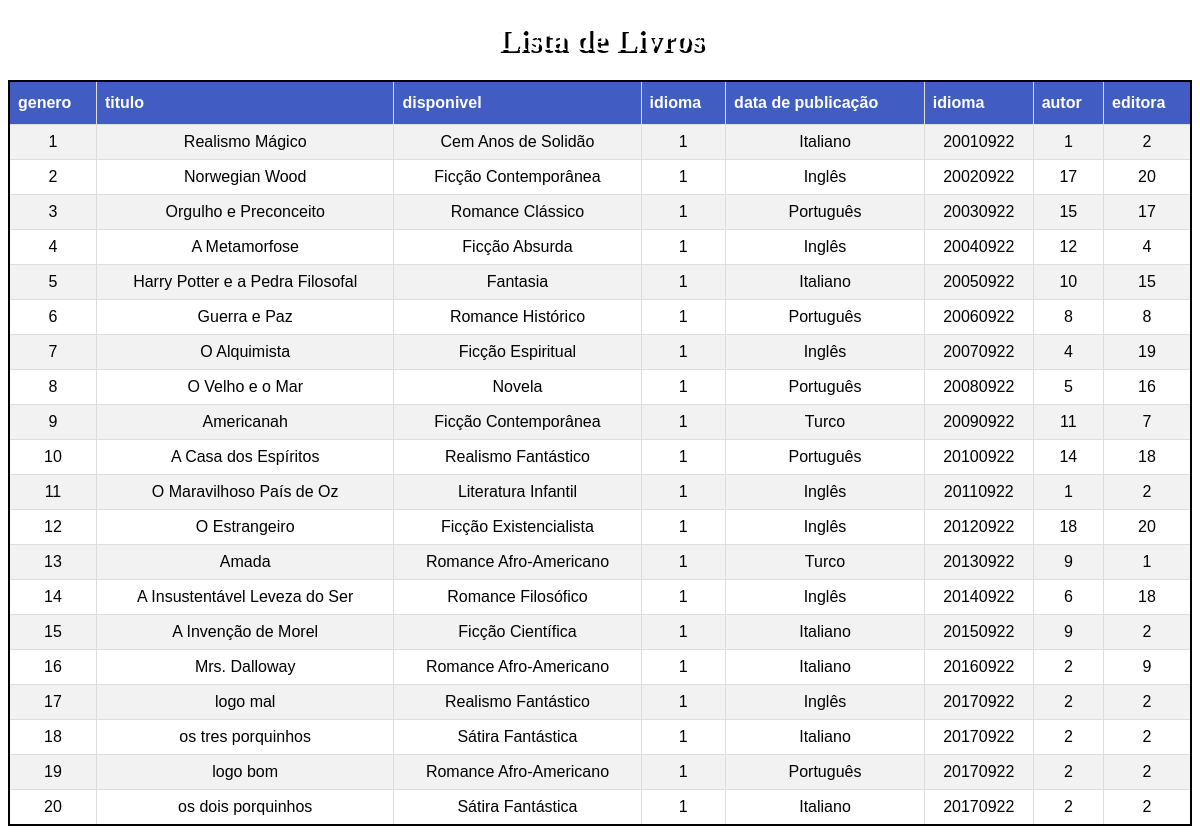
Screenshot of /livrosql.php with the database file from the repository.
### tables this page shows
CREATE TABLE IF NOT EXISTS `livro` (
  `idlivro` INT NOT NULL AUTO_INCREMENT,
  `genero` VARCHAR(100) NOT NULL,
  `titulo` VARCHAR(100) NOT NULL,
  `disponivel` TINYINT NOT NULL,
  `idioma` VARCHAR(30) NOT NULL,
  `data_de_publicacao` VARCHAR(45) NOT NULL,
  `autor_idautor` INT NOT NULL,
  `editora_ideditora` INT NOT NULL,
  PRIMARY KEY (`idlivro`),
  INDEX `fk_livro_autor1_idx` (`autor_idautor` ASC) VISIBLE,
  INDEX `fk_livro_editora1_idx` (`editora_ideditora` ASC) VISIBLE,
  CONSTRAINT `fk_livro_autor1`
    FOREIGN KEY (`autor_idautor`)
    REFERENCES `autor` (`idautor`)
    ON DELETE CASCADE
    ON UPDATE CASCADE,
  CONSTRAINT `fk_livro_editora1`
    FOREIGN KEY (`editora_ideditora`)
    REFERENCES `editora` (`ideditora`)
    ON DELETE CASCADE
    ON UPDATE CASCADE);

### public/livrosql.php (the view, shortened to what this page needs)
<!DOCTYPE html>
<html lang="en">
<head>
    <link rel="stylesheet" href="./css/estilo.css">
</head>
<body>
    <h1>Lista de Livros</h1>
    <table  class= decoracao>
        <tr>
            <th>genero</th>
            <th>titulo</th>
            <th>disponivel</th>
            <th>idioma</th>
            <th>data de publicação</th>
            <th>idioma</th>
            <th>autor</th>
            <th>editora</th>
        </tr>
        <?php
        require_once "../controle/conexao.php";
        $sql = "SELECT * FROM livro";
        $resultados = mysqli_query($conexao, $sql);
        while ($linha = mysqli_fetch_array($resultados)) {
            $id = $linha['idlivro'];
            $genero = $linha['genero'];
            $titulo = $linha['titulo'];
            $disponivel = $linha['disponivel'];
            $idioma = $linha['idioma'];
            $data_publi = $linha['data_de_publicacao'];
            $idautor = $linha['autor_idautor'];
            $ideditora = $linha['editora_ideditora'];
            echo "<tr>";
            echo "<td>$id</td>";
            echo "<td>$genero</td>";
            echo "<td>$titulo</td>";
            echo "<td>$disponivel</td>";
            echo "<td>$idioma</td>";
            echo "<td>$data_publi</td>";
            echo "<td>$idautor</td>";
            echo "<td>$ideditora</td>";
            echo "</tr>";
        }
        ?>
    </table>
</body>
</html>

### public/css/estilo.css (style rules this page uses)
h1 { text-shadow: 3px 3px rgb(0, 0, 0); text-align: center; color: #ffffff; }
body { background-color: #ffffff; text-align: center; }
td { border-width: 1px; border-style: solid; border-color: black; }
table { border-width: 2px; border-style: solid; border-color: black; }
.decoracao { font-family: Arial, Helvetica, sans-serif; border-collapse: collapse; width: 100%; }
.decoracao td, .decoracao th { border: 1px solid #ddd; padding: 8px; }
.decoracao tr:nth-child(even) { background-color: #f2f2f2; }
.decoracao th { padding-top: 12px; padding-bottom: 12px; text-align: left; background-color: #415dc3; color: white; }

### rows the page displays
livro: idlivro "1", genero "Realismo Mágico", titulo "Cem Anos de Solidão", disponivel "1", idioma "Italiano", data_de_publicacao "20010922", autor_idautor "1", editora_ideditora "2"
livro: idlivro "2", genero "Norwegian Wood", titulo "Ficção Contemporânea", disponivel "1", idioma "Inglês", data_de_publicacao "20020922", autor_idautor "17", editora_ideditora "20"
livro: idlivro "3", genero "Orgulho e Preconceito", titulo "Romance Clássico", disponivel "1", idioma "Português", data_de_publicacao "20030922", autor_idautor "15", editora_ideditora "17"
livro: idlivro "4", genero "A Metamorfose", titulo "Ficção Absurda", disponivel "1", idioma "Inglês", data_de_publicacao "20040922", autor_idautor "12", editora_ideditora "4"
livro: idlivro "5", genero "Harry Potter e a Pedra Filosofal", titulo "Fantasia", disponivel "1", idioma "Italiano", data_de_publicacao "20050922", autor_idautor "10", editora_ideditora "15"
livro: idlivro "6", genero "Guerra e Paz", titulo "Romance Histórico", disponivel "1", idioma "Português", data_de_publicacao "20060922", autor_idautor "8", editora_ideditora "8"
livro: idlivro "7", genero "O Alquimista", titulo "Ficção Espiritual", disponivel "1", idioma "Inglês", data_de_publicacao "20070922", autor_idautor "4", editora_ideditora "19"
livro: idlivro "8", genero "O Velho e o Mar", titulo "Novela", disponivel "1", idioma "Português", data_de_publicacao "20080922", autor_idautor "5", editora_ideditora "16"
livro: idlivro "9", genero "Americanah", titulo "Ficção Contemporânea", disponivel "1", idioma "Turco", data_de_publicacao "20090922", autor_idautor "11", editora_ideditora "7"
livro: idlivro "10", genero "A Casa dos Espíritos", titulo "Realismo Fantástico", disponivel "1", idioma "Português", data_de_publicacao "20100922", autor_idautor "14", editora_ideditora "18"
livro: idlivro "11", genero "O Maravilhoso País de Oz", titulo "Literatura Infantil", disponivel "1", idioma "Inglês", data_de_publicacao "20110922", autor_idautor "1", editora_ideditora "2"
livro: idlivro "12", genero "O Estrangeiro", titulo "Ficção Existencialista", disponivel "1", idioma "Inglês", data_de_publicacao "20120922", autor_idautor "18", editora_ideditora "20"
livro: idlivro "13", genero "Amada", titulo "Romance Afro-Americano", disponivel "1", idioma "Turco", data_de_publicacao "20130922", autor_idautor "9", editora_ideditora "1"
livro: idlivro "14", genero "A Insustentável Leveza do Ser", titulo "Romance Filosófico", disponivel "1", idioma "Inglês", data_de_publicacao "20140922", autor_idautor "6", editora_ideditora "18"
livro: idlivro "15", genero "A Invenção de Morel", titulo "Ficção Científica", disponivel "1", idioma "Italiano", data_de_publicacao "20150922", autor_idautor "9", editora_ideditora "2"
livro: idlivro "16", genero "Mrs. Dalloway", titulo "Romance Afro-Americano", disponivel "1", idioma "Italiano", data_de_publicacao "20160922", autor_idautor "2", editora_ideditora "9"
livro: idlivro "17", genero "logo mal", titulo "Realismo Fantástico", disponivel "1", idioma "Inglês", data_de_publicacao "20170922", autor_idautor "2", editora_ideditora "2"
livro: idlivro "18", genero "os tres porquinhos", titulo "Sátira Fantástica", disponivel "1", idioma "Italiano", data_de_publicacao "20170922", autor_idautor "2", editora_ideditora "2"
livro: idlivro "19", genero "logo bom", titulo "Romance Afro-Americano", disponivel "1", idioma "Português", data_de_publicacao "20170922", autor_idautor "2", editora_ideditora "2"
livro: idlivro "20", genero "os dois porquinhos", titulo "Sátira Fantástica", disponivel "1", idioma "Italiano", data_de_publicacao "20170922", autor_idautor "2", editora_ideditora "2"
